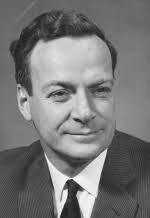
%> input picture Digital_Image_Processing/Edge_Detection/feynman.png, 150 x 218 px
$ octave Edge_Detection.m   (GNU Octave 9; MATLAB toolbox functions it lacks are replaced by stand-ins)
%> lines starting %> are read from the running program, lines starting %| are printed output that depends on the picture; in (x1, y1, x2, y2) boxes, pixels count from 0 and x2, y2 are one past the last pixel; in counts of white or black regions, pixels touching at a corner belong together; the program's own positions count from 1
%created by subrata pandey
%Edge Detection using prewitt operator

%% start of the MATLAB code
clc
close all
clear

%% Functional Code
I=imread('feynman.png');
%> I is the input picture: size 218x150 uint8; min 24, max 255, mean 119.4
Feynman = im2double(I);
b=[-1 -1 -1;0 0 0;1 1 1]/6;
c=[-1 0 1; -1 0 1; -1 0 1]/6;
Gx=abs(conv2(Feynman,c,'same'));
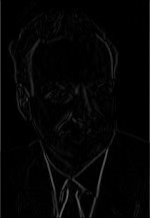
%> Gx: size 218x150 double; min 0, max 0.382, mean 0.0195
Gy=abs(conv2(Feynman,b,'same'));
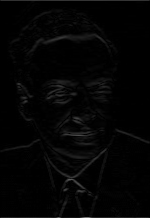
%> Gy: size 218x150 double; min 0, max 0.463, mean 0.0173
G = sqrt( Gx.^2 + Gy.^2);
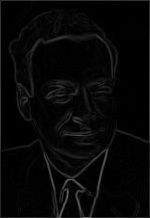
%> G: size 218x150 double; min 0, max 0.463, mean 0.0303
out = G > 0.055;
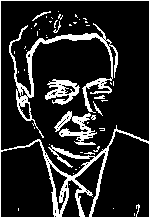
%> out: size 218x150 logical; 15.7% white; 50 white regions (42 under 20 px), largest, box (x1, y1, x2, y2) and area: (0, 0, 150, 218) 2309, (9, 23, 118, 138) 1511, (54, 111, 97, 145) 557
figure;
imshow(out);
%End of MATLAB code
